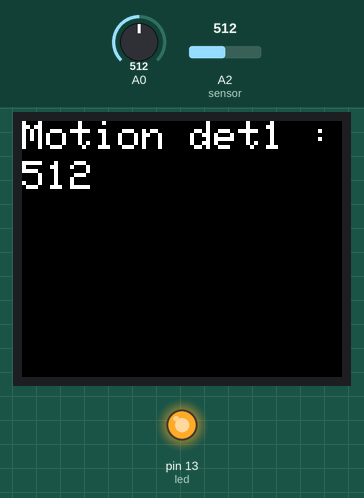
The sketch below on a simulated Arduino Uno, built with avr-gcc and run on an emulated ATmega328P. Parts: 160×128 colour display, output pins drawn as LEDs (lit = HIGH). Inputs (shaded band) come from the test bench; at power-on: A2 (sensor) = 512, A0 = 512. What the sketch prints to the serial monitor is not drawn.

Above: at 3.52 s.
4.5 s: A2 (sensor) set to 492
At 7.9 s:
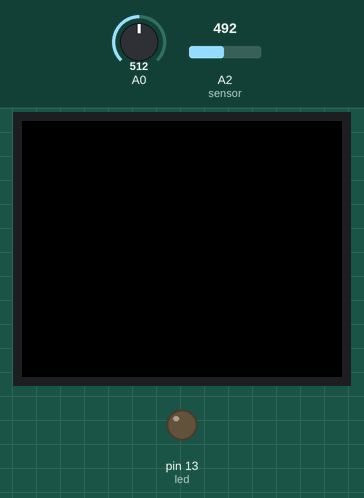
9.0 s: A0 set to 490
At 9.93 s:
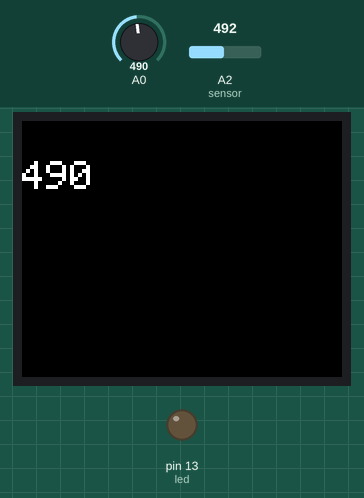
12.6 s: A0 set to 510
At 13.75 s:
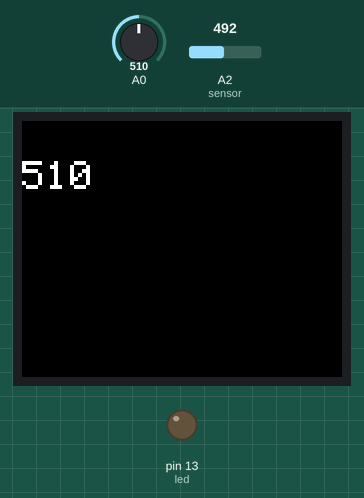
16.2 s: A2 (sensor) set to 510
At 19.91 s:
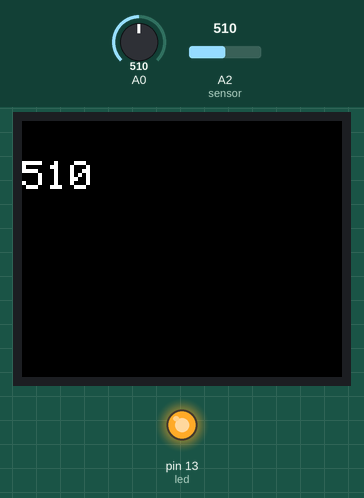
24.1 s: A2 (sensor) set to 490
At 27.3 s:
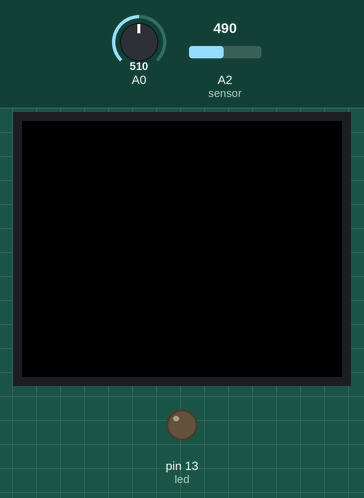
29.0 s: A2 (sensor) set to 511
At 30.9 s:
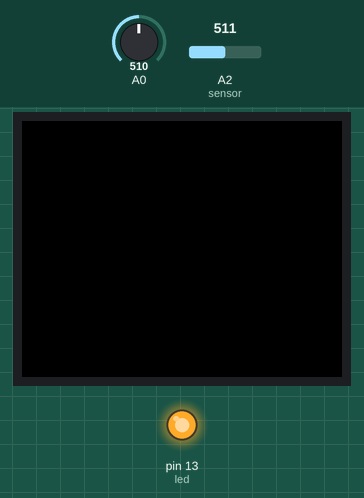
Timing chart, 0 to 32.4 s (numbered marks = the images above; inputs shaded):
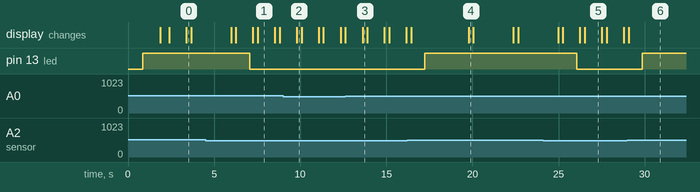

Measured:
- the behaviour switches between 500 and 499 on A2 (sensor) (found by bisection; images 0 and 1)
- after the input at 4.5 s, pin 13 (led): HIGH → LOW after 2.6 s
- after the input at 9.0 s, the display: changes after 0.80 s (image 2)
- after the input at 12.6 s, the display: first differs from a run without the input after 1.0 s (image 3)
- after the input at 16.2 s, pin 13 (led): LOW → HIGH after 1.0 s
- after the input at 24.1 s, pin 13 (led): HIGH → LOW after 1.9 s
- after the input at 29.0 s, pin 13 (led): LOW → HIGH after 0.86 s

The sketch:

PIR_LCD_v1.ino
```cpp
#include <TFT.h>  // Arduino LCD library
#include <SPI.h>

// pin definition for the Uno
#define cs   10
#define dc   9
#define rst  8


// create an instance of the library
TFT TFTscreen = TFT(cs, dc, rst);

// char array to print to the screen
char sensorPrintout[4];

int led = 13;                // the pin that the LED is atteched to
int sensor = 2;              // the pin that the sensor is atteched to
int state = LOW;             // by default, no motion detected
int val = 0;

void setup() {

  pinMode(led, OUTPUT);      // initalize LED as an output
  pinMode(sensor, INPUT);    // initialize sensor as an input
  Serial.begin(9600);

  // Put this line at the beginning of every sketch that uses the GLCD:
  TFTscreen.begin();

  // clear the screen with a black background
  TFTscreen.background(0, 0, 0);

  // write the static text to the screen
  // set the font color to white
  TFTscreen.stroke(255, 255, 255);
  // set the font size
  TFTscreen.setTextSize(2);
  // write the text to the top left corner of the screen
  TFTscreen.text("Motion Sensor :\n ", 0, 0);
  // ste the font size very large for the loop
  TFTscreen.setTextSize(5);
}

void loop() {

  val = analogRead(sensor);   // read sensor value
  TFTscreen.background(0, 0, 0);
  TFTscreen.text("Shaem :\n ", 3, 0);
  delay(800);
  if (val >=500) {           // check if the sensor is HIGH
    digitalWrite(led, HIGH);   // turn LED ON
    delay(1000);                // delay 100 milliseconds
    TFTscreen.background(0, 0, 0);
    TFTscreen.setTextSize(2);
    TFTscreen.text("Motion det :\n ", 0, 0);
    delay(500);

    //delay(1000);

    if (state == LOW) {
      Serial.println("Motion detected!");
      TFTscreen.background(0, 0, 0);
    TFTscreen.text("Motion det1 :\n ", 0, 0);
    TFTscreen.setTextSize(2);
     delay(1000);
      state = HIGH;       // update variable state to HIGH
    }
  }
  else {
      digitalWrite(led, LOW); // turn LED OFF
      delay(200);             // delay 200 milliseconds

      if (state == HIGH){
        Serial.println("Motion stopped!");
        state = LOW;       // update variable state to LOW
    }
  }

  // Read the value of the sensor on A0
  String sensorVal = String(analogRead(A0));

  // convert the reading to a char array
  sensorVal.toCharArray(sensorPrintout, 4);

  // set the font color
  TFTscreen.stroke(255, 255, 255);
  // print the sensor value
  TFTscreen.text(sensorPrintout, 0, 20);
  // wait for a moment
  delay(250);
  // erase the text you just wrote
  TFTscreen.stroke(0, 0, 0);
  TFTscreen.text(sensorPrintout, 0, 20);
}
```
